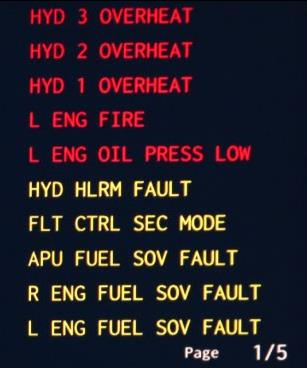
#> input picture Image/1.JPG, 307 x 368 px
$ python -i img_color_recognition.py   (imports and definitions only)
#> lines starting #> are read from the running program, lines starting #| are printed output that depends on the picture; after the words box and inside, x2 and y2 are one past the last pixel; in counts of white or black regions, pixels touching at a corner belong together
#> in detect_img_submodule, `mask_bgr = cv2.inRange(bright, min_bgr, max_bgr)`: mask_bgr: shape (368, 307); every value is 0
#> in detect_img_submodule, `result_bgr = cv2.bitwise_and(bright, bright, mask=mask_bgr)`: result_bgr: shape (368, 307, 3); every value is 0
# coding:utf-8
from PIL import Image
import numpy as np
import cv2


def gen_thresh_img(cut_image, threshold, mode='binary'):
    """
    依据图像亮度，进行图像二值化（保留原图像）
    注：为区分红色与灰色，进行列切分时候将不再采用RGB进行切分，而是转换到LAB空间
    :param cut_image:
    :param threshold:
    :param mode:
    :return:
    """
#> called with threshold = 65, mode = 'fixed'
    img = Image.fromarray(cv2.cvtColor(cut_image, cv2.COLOR_BGR2RGB))
    print("the format of image has changed from OpenCv to Image")
    # img.show(title='The raw real image to be thresh')
    length_img = img.size[0]
#> length_img = 307
    height_img = img.size[1]
#> height_img = 368
    img2video = img.convert("YCbCr")
#> img2video: PIL image 307x368 YCbCr; mean of channels 0, 1, 2 0, 128, 128
    info = []
    for x_raw in range(length_img):
        for y_raw in range(height_img):
            light_video, blue_video, red_video = img2video.getpixel((x_raw, y_raw))

            if light_video < threshold:
                info.append('0, 0, 0')
            else:
                info.append('255, 255, 255')
#> after the loop, info = 112976 items

    gen_img = Image.new("RGB", (length_img, height_img))
    gen_binary_img = Image.new("1", (length_img, height_img))

    for x_gen in range(length_img):
        for y_gen in range(height_img):
            rgb = info[x_gen * height_img + y_gen].split(",")
            gen_img.putpixel([x_gen, y_gen], (int(rgb[0]), int(rgb[1]), int(rgb[2])))
            gen_binary_img.putpixel([x_gen, y_gen], (int(rgb[0])))

    if mode == 'binary':
        # gen_binary_img.show()
        print('return: gen_binary_img')
        return gen_binary_img
    else:
        print('return: gen_img')
        return gen_img


def detect_row_img_color(image):
    """
    鉴定切割行图片的颜色，返回对应最佳二值图
    通过判定颜色，进行不同亮度阈值设定，最终得到最佳二值图
    :param image:
    :return:
    """

    img = image
    # python
    bgr_red = [40, 40, 200]  # 红色判定基准
    bgr_light_blue = [176, 181, 57]  # 淡蓝判定基准
    bgr_yellow = [98, 158, 195]  # 黄色判定基准
    bgr_white = [225, 225, 225]  # 白色判定基准

    def detect_img_submodule(submodule_img, color_to_check):

        bright = submodule_img
        img_detect_bgr = color_to_check
        img_detect_thresh = 40  # 上下范围扩展40
        min_bgr = np.array([img_detect_bgr[0] - img_detect_thresh, img_detect_bgr[1] - img_detect_thresh,
                            img_detect_bgr[2] - img_detect_thresh])
        max_bgr = np.array([img_detect_bgr[0] + img_detect_thresh, img_detect_bgr[1] + img_detect_thresh,
                            img_detect_bgr[2] + img_detect_thresh])

        mask_bgr = cv2.inRange(bright, min_bgr, max_bgr)
        result_bgr = cv2.bitwise_and(bright, bright, mask=mask_bgr)

        # cv2.imshow("filter color image", result_bgr)
        # cv2.waitKey(0)
        # cv2.destroyAllWindows()
        return result_bgr

    def check_color(raw_img_input):
        """依据图片内白色（字体）像素点占总像素点的比率，判定所截图片是否对应所判定颜色
        :param raw_img_input:
        :return: final_binary_img
        """
        # 首先，依据亮度值得到黑白图像（虽然像素值只有0与255，但有BGR三个维度）
        gen_raw_img = gen_thresh_img(raw_img_input, threshold=65, mode='fixed')  # 生成gen_raw_img图片格式为PIL格式
        gen_img = cv2.cvtColor(np.asarray(gen_raw_img), cv2.COLOR_RGB2BGR)  # 转换为OpenCV图片格式
        img_gray = cv2.cvtColor(gen_img, cv2.COLOR_BGR2GRAY)
        _, thresh_img = cv2.threshold(img_gray, 127, 255, cv2.THRESH_BINARY)  # 得到二值图

        row_white_num = []  # 记录每一行的白色像素总和
        row_black_num = []  # ..........黑色.......
        image_height = thresh_img.shape[0]
#> image_height = 368
        width = thresh_img.shape[1]
#> width = 307
        row_white_num_max = 0
        row_black_num_max = 0
        # 计算每一行的黑白色像素总和
        for i in range(image_height):
            white_num = 0  # 这一行白色总数
            black_num = 0  # 这一行黑色总数
            for j in range(width):
                if thresh_img[i][j] == 255:
                    white_num += 1
                if thresh_img[i][j] == 0:
                    black_num += 1
            row_white_num_max = max(row_white_num_max, white_num)
            row_black_num_max = max(row_black_num_max, black_num)
            row_white_num.append(white_num)  # 记录该行的白色像素总数
            row_black_num.append(black_num)  # 记录该行的黑色像素总数
#> after the loop, row_black_num = 368 values from 307 to 307; row_white_num = 368 values from 0 to 0
        total_white_num = sum(row_white_num)
#> total_white_num = 0
        total_black_num = sum(row_black_num)
#> total_black_num = 112976

        arg = True
        '''arg = True表示黑底白字, arg = False表示白底黑字'''
        if total_black_num < total_white_num:
            arg = False
        # if (row_white_num[row_mark] if arg else row_black_num[row_mark])
        # 因为前面使用的是二值化方法是cv2.THRESH_BINARY，二值图表现为黑底白字
        if (total_white_num if arg else total_black_num) > (total_black_num * 0.01 if arg else total_white_num):
            print("The check color is right")
            return True
        else:
            print("The check color is wrong")
            return False

    # 判定红色字体
    if check_color(detect_img_submodule(img, bgr_red)):
        print('This row image is red')
        # 依照红色字体对应亮度进行二值化处理
        # 因为传入的是切割过后的行图像
        # 为了区分红色与灰色，不能再直接传原图，而是传转换到LAB空间处理过的图
        cv2.imshow("the raw red img input", img)
        cv2.waitKey(0)

        red_img_lab = cv2.cvtColor(img, cv2.COLOR_BGR2LAB)

        # convert 1D array to 3D, then convert it to LAB and take the first element

        # python
        bgr_red = [40, 40, 200]
        bgr = bgr_red
        thresh = 40

        lab = cv2.cvtColor(np.uint8([[bgr]]), cv2.COLOR_BGR2LAB)[0][0]

        min_lab = np.array([lab[0] - thresh, lab[1] - thresh, lab[2] - thresh])
        max_lab = np.array([lab[0] + thresh, lab[1] + thresh, lab[2] + thresh])

        mask_lab = cv2.inRange(red_img_lab, min_lab, max_lab)
        filter_for_red_img = cv2.bitwise_and(red_img_lab, red_img_lab, mask=mask_lab)

        cv2.imshow("the changed red img input", filter_for_red_img)
        cv2.waitKey(0)
        final_binary_img = gen_thresh_img(filter_for_red_img, threshold=65, mode='dynamic')

    elif check_color(detect_img_submodule(img, bgr_light_blue)):
#> in detect_img_submodule (call 2), `mask_bgr = cv2.inRange(bright, min_bgr, max_bgr)`:
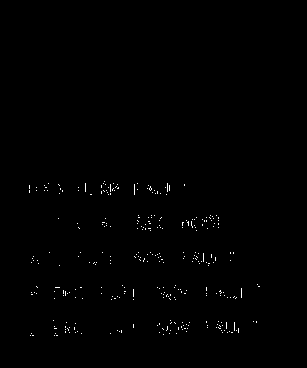
#> mask_bgr: shape (368, 307); 0.47% white in thin lines or dots, all inside (x1, y1, x2, y2) = (29, 181, 260, 336)
#> in gen_thresh_img (call 2), `img2video = img.convert("YCbCr")`: img2video: PIL image 307x368 YCbCr; mean of channels 0, 1, 2 0.6, 128.1, 127.8
        print('This row image is light blue')
        # 依照淡蓝字体对应亮度进行二值化处理
        final_binary_img = gen_thresh_img(img, threshold=100, mode='dynamic')

    elif check_color(detect_img_submodule(img, bgr_yellow)):
        print('This row image is light yellow')
        # 依照黄色字体对应亮度进行二值化处理
        final_binary_img = gen_thresh_img(img, threshold=130, mode='dynamic')

    elif check_color(detect_img_submodule(img, bgr_white)):
#> in detect_img_submodule (call 4), `mask_bgr = cv2.inRange(bright, min_bgr, max_bgr)`:
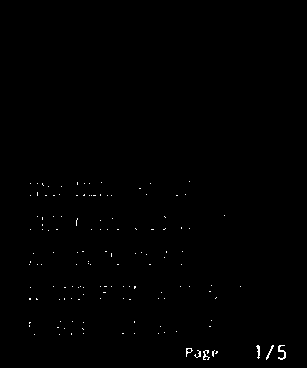
#> mask_bgr: shape (368, 307); 0.37% white in thin lines or dots, all inside (x1, y1, x2, y2) = (29, 181, 286, 360)
#> in gen_thresh_img (call 4), `img2video = img.convert("YCbCr")`: img2video: PIL image 307x368 YCbCr; mean of channels 0, 1, 2 0.8, 128, 128
        print('This row image is light white')
        # 依照白色字体对应亮度进行二值化处理
        final_binary_img = gen_thresh_img(img, threshold=160, mode='dynamic')

    else:
        print('The color of this row image out of index')
        # 对其他情况，对应亮度进行二值化处理，取一个尽量低的值保证所有字体显现
        final_binary_img = gen_thresh_img(img, threshold=130, mode='dynamic')
#> in gen_thresh_img, img is the input picture: PIL image 307x368 RGB; mean R, G, B 39.1, 30, 37.1
#> in gen_thresh_img (call 5), `img2video = img.convert("YCbCr")`: img2video: PIL image 307x368 YCbCr; mean of channels 0, 1, 2 33.2, 129.5, 131.5
#> after the loop in gen_thresh_img (call 5), `for x_gen in range(length_img):`:
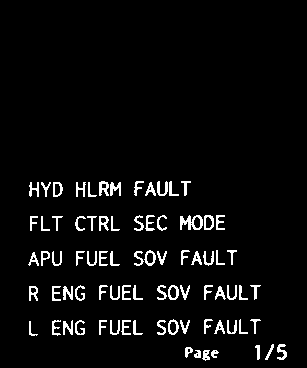
#> gen_binary_img: PIL image 307x368 1; 4.6% white in thin lines or dots, all inside (x1, y1, x2, y2) = (28, 181, 287, 361)

    return final_binary_img

>>> import cv2
>>> picture = cv2.cvtColor(cv2.imread('../Image/1.JPG'), cv2.COLOR_BGR2RGB)
>>> result = detect_row_img_color(picture)
